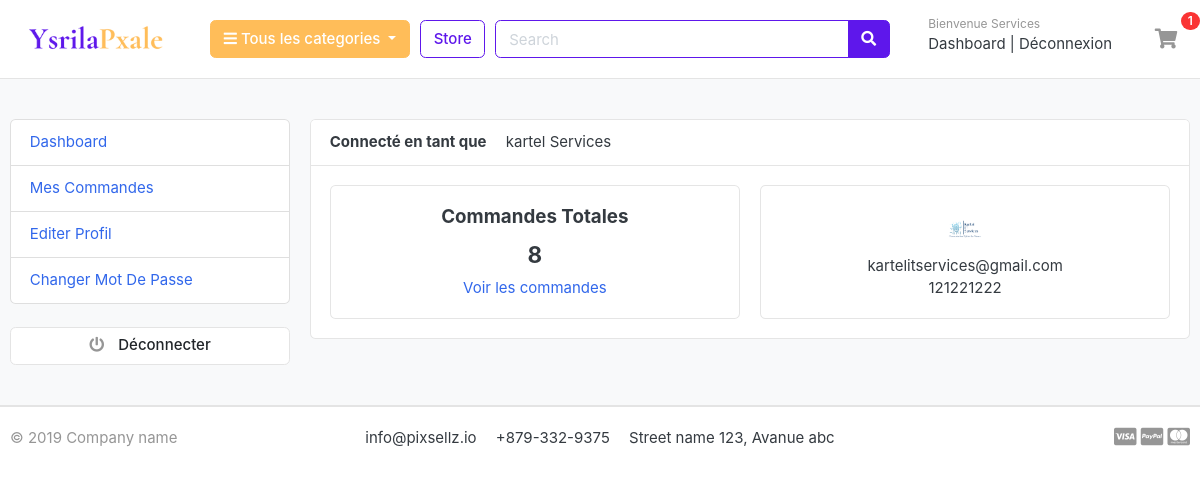
Screenshot of /accounts/dashboard/ (signed in) with the database file from the repository.
### accounts/models.py (models this page shows, shortened)
class Account(AbstractBaseUser):
	nom = models.CharField(max_length=50)
	prenom = models.CharField(max_length=50)
	username = models.CharField(max_length=50, unique=True)
	email = models.EmailField(max_length=100, unique=True)
	phone_number = models.CharField(max_length=50)
	date_joined = models.DateTimeField(auto_now_add=True)
	last_login = models.DateTimeField(auto_now_add=True)
	is_admin = models.BooleanField(default=False)
	is_active = models.BooleanField(default=False)
	is_superadmin = models.BooleanField(default=False)
	is_staff = models.BooleanField(default=False)
	USERNAME_FIELD = 'email'
	REQUIRED_FIELDS = ['username', 'nom', 'prenom']
	objects = MyAccountManager()
	def full_name(self):
		return f'{self.nom} {self.prenom}'

class UserProfile(models.Model):
	user = models.OneToOneField(Account, on_delete=models.CASCADE)
	address_line_1 = models.CharField(blank=True, max_length=100)
	address_line_2 = models.CharField(blank=True, max_length=100)
	profile_picture = models.ImageField(blank=True, upload_to='userprofile')
	city = models.CharField(blank=True, max_length=20)
	state = models.CharField(blank=True, max_length=20)
	country = models.CharField(blank=True, max_length=20)

### accounts/views.py (the view)
# urls.py: path('dashboard/', views.dashboard, name='dashboard'),
@login_required(login_url='login')
def dashboard(request):
	orders = Order.objects.order_by('-created_at').filter(user_id=request.user.id, is_ordered=True)
	orders_count = orders.count()
	userprofile = UserProfile.objects.get(user_id=request.user.id)
	context = {
		'orders_count':orders_count,
		'userprofile':userprofile,
	}
	return render(request, 'accounts/dashboard.html', context)

### carts/context_processors.py (called while the page is built)
def counter(request):
	cart_count = 0
	if 'admin' in request.path:
		return {}
	else:
		try:
			cart = Cart.objects.filter(cart_id=_cart_id(request))
			if request.user.is_authenticated:
				cart_items = CartItem.objects.all().filter(user=request.user)
			else:
				cart_items = CartItem.objects.all().filter(cart=cart[:1])
			for cart_item in cart_items:
				cart_count += cart_item.quantity
		except Cart.DoesNotExist:
			cart_count = 0
	return dict(cart_count=cart_count)

### carts/views.py (called while the page is built)
def _cart_id(request):
	cart = request.session.session_key
	if not cart:
		cart = request.session.create()
	return cart

### category/context_processors.py (called while the page is built)
def menu_links(request):
	links = Category.objects.all()
	return dict(links=links)

### category/models.py (called while the page is built)
	def get_url(self):
		return reverse('products_by_category', args=[self.slug])

### templates/accounts/dashboard.html (shortened to what this page needs)
{%  extends 'base.html' %}
{% block content %}
<section class="section-conten padding-y bg">
<div class="container">
	<div class="row">
	{% include 'includes/dashboard_sidebar.html' %}
	<main class="col-md-9">
		<article class="card">
		<header class="card-header">
			<strong class="d-inline-block mr-3">Connecté en tant que</strong>
			<span>{{user.full_name}}</span>
		</header>
		<div class="card-body">
			<div class="row">
				<div class="col-md-6">
					<div class="card" style="text-align: center;">
						<div class="card-body">
							<h5 class="card-title">Commandes Totales</h5>
							<h4>{{orders_count}}</h4>
							<a href="{% url 'my_orders' %}">Voir les commandes</a>
						</div>
					</div>
				</div>
				<div class="col-md-6">
					<div class="card" style="text-align: center;">
						<div class="card-body">
							<img src="{{userprofile.profile_picture.url}}" alt="Avatar" width="50" height="50" style="border-radius: 50%;">
							<p class="mb-0">{{user.email}}</p>
							<p>{{user.phone_number}}</p>
						</div>
					</div>
				</div>
			</div>
		</div>
		</article>
	</main>
</div>
</div>
</section>
{% endblock %}

### templates/includes/navbar.html (shortened to what this page needs)
{% load static %}
<header class="section-header">
<section class="header-main border-bottom">
	<div class="container">
<div class="row align-items-center">
	<div class="col-lg-2 col-md-3 col-6">
		<a href="{% url 'home' %}" class="brand-wrap">
			<img class="logo" src="{% static './images/logo.png' %}">
		</a>
	</div>
	<div class="col-lg col-sm col-md col-6 flex-grow-0">
		<div class="category-wrap dropdown d-inline-block float-right">
			<button type="button" class="btn btn-primary dropdown-toggle" data-toggle="dropdown">
				<i class="fa fa-bars"></i> Tous les categories
			</button>
		</div>
	</div>
	<a href="{% url 'store' %}" class="btn btn-outline-primary">Store</a>
	<div class="col-lg  col-md-6 col-sm-12 col">
		<form action="{% url 'search' %}" class="search" method="GET">
			<div class="input-group w-100">
			    <input type="text" class="form-control" style="width:60%;" placeholder="Search" name="keyword">
			    <div class="input-group-append">
			      <button class="btn btn-primary" type="submit">
			        <i class="fa fa-search"></i>
			      </button>
			    </div>
		    </div>
		</form>
	</div>
	<div class="col-lg-3 col-sm-6 col-8 order-2 order-lg-3">
				<div class="d-flex justify-content-end mb-3 mb-lg-0">
					{%  if user.id is None %}
					<div class="widget-header">
						<small class="title text-muted">Bienvenue invité</small>
						<div>
							<a href="{% url 'login' %}">Connexion</a> <span class="dark-transp"> | </span>
							<a href="{% url 'register' %}">S'enregistrer</a>
						</div>
					</div>
					{% else %}
					<div class="widget-header">
						<small class="title text-muted">Bienvenue {{user.prenom}}</small>
						<div>
							<a href="{% url 'dashboard' %}">Dashboard</a> <span class="dark-transp"> | </span>
							<a href="{% url 'logout' %}">Déconnexion</a>
						</div>
					</div>
					{% endif %}
					<a href="{% url 'cart' %}" class="widget-header pl-3 ml-3">
						<div class="icon icon-sm rounded-circle"><i class="fa fa-shopping-cart"></i></div>
						<span class="badge badge-pill badge-danger notify">{{cart_count}}</span>
					</a>
				</div>
			</div>
</div>
	</div>
</section>
</header>

### static/css/ui.css (style rules this page uses)
html { font-family: "Inter", sans-serif; font-size: 15px; }
.icon-xs, .icon-sm, .icon-md, .icon-lg { display: inline-block; text-align: center; flex-shrink: 0; flex-grow: 0; }
.icon-sm { width: 48px; height: 48px; line-height: 48px !important; font-size: 20px; }
.padding-y { padding-top: 40px; padding-bottom: 40px; }
article:after, .form-group:after { display: block; clear: both; content: ""; }
.bg { background-color: #f8f9fa; }
p:last-child { margin-bottom: 0; }
.header-main { position: relative; padding-top: 1rem; padding-bottom: 1rem; }
.brand-wrap .logo, .navbar-brand .logo { margin-right: 7px; max-height: 42px; display: inline-block; }
.widget-header { display: inline-block; vertical-align: middle; position: relative; }
.widget-header a { color: #343a40; }
.widget-header i { color: #969696; }
.widget-header .title { display: block; }
.widget-header .notify { position: absolute; top: -3px; right: -10px; }
.notify { position: absolute; top: -4px; right: -10px; display: inline-block; padding: 0.25em 0.6em; font-size: 12px; line-height: 1; text-align: center; border-radius: 3rem; color: #fff; background-color: #fa3434; }
.btn-primary { color: white; background-color: #5e17eb; border-color: #5e17eb; }
.dropdown-toggle { background-color: #ffbd59; border-color: #ffbd59; color: white; }
.btn-outline-primary { background-color: white; border-color: #5e17eb; color: #5e17eb; }
.form-control { border-color: #5e17eb; }

### rows the page displays
Account: prenom "Services", full_name "kartel Services", email "kartelitservices@gmail.com", phone_number "121221222"
UserProfile: profile_picture (picture)

### other values shown
{{ cart_count }} "1"
{{ orders_count }} "8"
